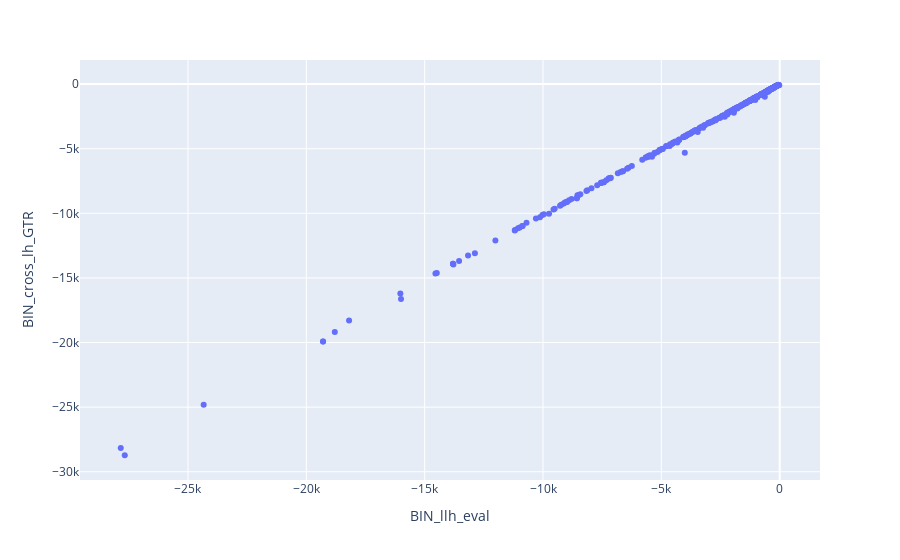
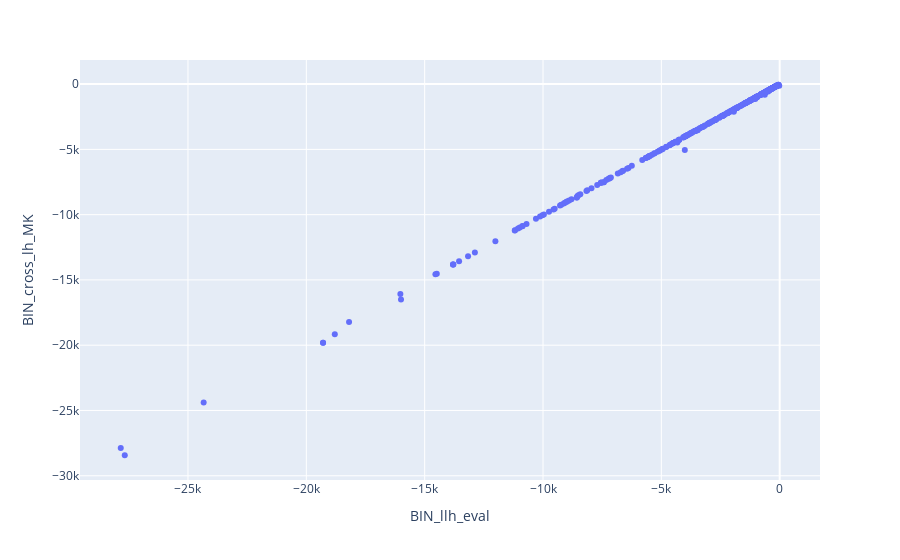
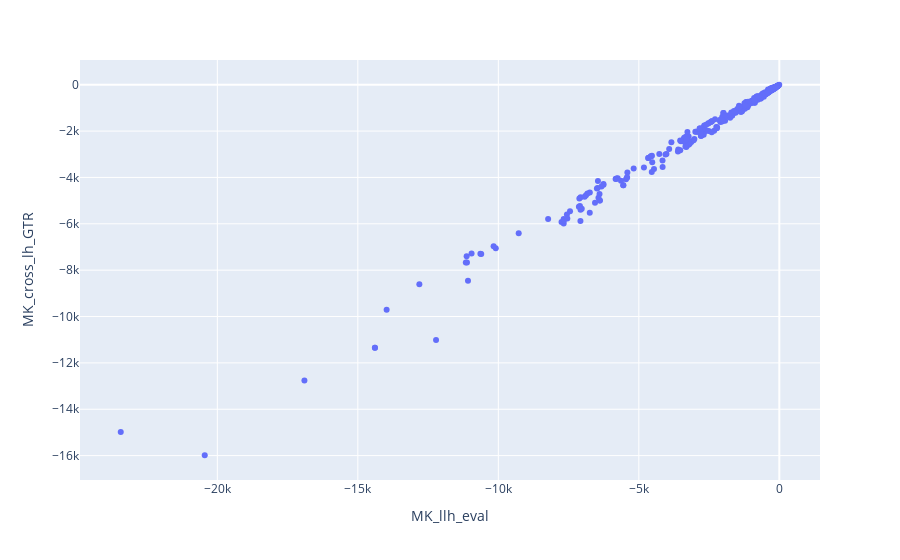

Notebook code for these charts, in order:
### Code cell
fig = px.scatter(df, x="BIN_llh_eval", y="BIN_cross_lh_GTR")
fig.show()
fig = px.scatter(df, x="BIN_llh_eval", y="BIN_cross_lh_MK")
fig.show()
fig = px.scatter(df, x="MK_llh_eval", y="MK_cross_lh_GTR")
fig.show()

### Figure 1 — Plotly figure (JSON) as saved in the notebook; plotly's stock layout.template omitted (floating-point values rounded to 4 significant figures; data arrays with more than 128 entries replaced by an {"elided": "..."} marker saying what was removed)
{"data": [{"hovertemplate": "BIN_llh_eval=%{x}<br>BIN_cross_lh_GTR=%{y}<extra></extra>", "legendgroup": "", "marker": {"color": "#636efa", "symbol": "circle"}, "mode": "markers", "name": "", "orientation": "v", "showlegend": false, "type": "scatter", "x": {"elided": "372 float values"}, "xaxis": "x", "y": {"elided": "372 float values"}, "yaxis": "y"}], "layout": {"legend": {"tracegroupgap": 0}, "margin": {"t": 60}, "xaxis": {"anchor": "y", "domain": [0, 1], "title": {"text": "BIN_llh_eval"}}, "yaxis": {"anchor": "x", "domain": [0, 1], "title": {"text": "BIN_cross_lh_GTR"}}}}

### Figure 2 — Plotly figure (JSON) as saved in the notebook; plotly's stock layout.template omitted (floating-point values rounded to 4 significant figures; data arrays with more than 128 entries replaced by an {"elided": "..."} marker saying what was removed)
{"data": [{"hovertemplate": "BIN_llh_eval=%{x}<br>BIN_cross_lh_MK=%{y}<extra></extra>", "legendgroup": "", "marker": {"color": "#636efa", "symbol": "circle"}, "mode": "markers", "name": "", "orientation": "v", "showlegend": false, "type": "scatter", "x": {"elided": "372 float values"}, "xaxis": "x", "y": {"elided": "372 float values"}, "yaxis": "y"}], "layout": {"legend": {"tracegroupgap": 0}, "margin": {"t": 60}, "xaxis": {"anchor": "y", "domain": [0, 1], "title": {"text": "BIN_llh_eval"}}, "yaxis": {"anchor": "x", "domain": [0, 1], "title": {"text": "BIN_cross_lh_MK"}}}}

### Figure 3 — Plotly figure (JSON) as saved in the notebook; plotly's stock layout.template omitted (floating-point values rounded to 4 significant figures; data arrays with more than 128 entries replaced by an {"elided": "..."} marker saying what was removed)
{"data": [{"hovertemplate": "MK_llh_eval=%{x}<br>MK_cross_lh_GTR=%{y}<extra></extra>", "legendgroup": "", "marker": {"color": "#636efa", "symbol": "circle"}, "mode": "markers", "name": "", "orientation": "v", "showlegend": false, "type": "scatter", "x": {"elided": "372 float values"}, "xaxis": "x", "y": {"elided": "372 float values"}, "yaxis": "y"}], "layout": {"legend": {"tracegroupgap": 0}, "margin": {"t": 60}, "xaxis": {"anchor": "y", "domain": [0, 1], "title": {"text": "MK_llh_eval"}}, "yaxis": {"anchor": "x", "domain": [0, 1], "title": {"text": "MK_cross_lh_GTR"}}}}
